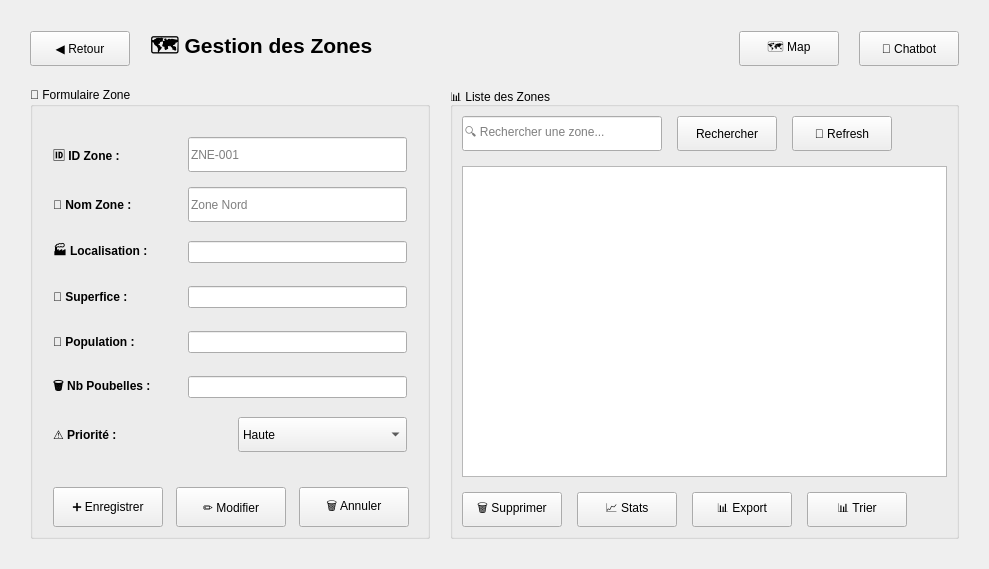
      <widget class="QWidget" name="pageZones">
       <layout class="QVBoxLayout" name="layoutZones">
        <property name="spacing">
         <number>20</number>
        </property>
        <property name="leftMargin">
         <number>30</number>
        </property>
        <property name="topMargin">
         <number>30</number>
        </property>
        <property name="rightMargin">
         <number>30</number>
        </property>
        <property name="bottomMargin">
         <number>30</number>
        </property>
        <item>
         <layout class="QHBoxLayout" name="headerZones">
          <item>
           <widget class="QPushButton" name="btnRetourZones">
            <property name="minimumSize">
             <size>
              <width>100</width>
              <height>35</height>
             </size>
            </property>
            <property name="text">
             <string>◀ Retour</string>
            </property>
           </widget>
          </item>
          <item>
           <widget class="QLabel" name="labelTitleZones">
            <property name="font">
             <font>
              <pointsize>16</pointsize>
              <bold>true</bold>
             </font>
            </property>
            <property name="text">
             <string>🗺️ Gestion des Zones</string>
            </property>
           </widget>
          </item>
          <item>
           <spacer name="headerSpacerZones">
            <property name="orientation">
             <enum>Qt::Orientation::Horizontal</enum>
            </property>
            <property name="sizeHint" stdset="0">
             <size>
              <width>40</width>
              <height>20</height>
             </size>
            </property>
           </spacer>
          </item>
          <item>
           <widget class="QPushButton" name="btnMap">
            <property name="minimumSize">
             <size>
              <width>100</width>
              <height>35</height>
             </size>
            </property>
            <property name="text">
             <string>🗺️ Map</string>
            </property>
           </widget>
          </item>
          <item>
           <widget class="QPushButton" name="btnChatbot">
            <property name="minimumSize">
             <size>
              <width>100</width>
              <height>35</height>
             </size>
            </property>
            <property name="text">
             <string>🤖 Chatbot</string>
            </property>
           </widget>
          </item>
         </layout>
        </item>
        <item>
         <layout class="QHBoxLayout" name="contentZones">
          <property name="spacing">
           <number>20</number>
          </property>
          <item>
           <widget class="QGroupBox" name="groupBoxZones">
            <property name="minimumSize">
             <size>
              <width>400</width>
              <height>0</height>
             </size>
            </property>
            <property name="maximumSize">
             <size>
              <width>400</width>
              <height>16777215</height>
             </size>
            </property>
            <property name="title">
             <string>📝 Formulaire Zone</string>
            </property>
            <layout class="QVBoxLayout" name="formLayoutZones">
             <property name="spacing">
              <number>15</number>
             </property>
             <property name="leftMargin">
              <number>20</number>
             </property>
             <property name="topMargin">
              <number>30</number>
             </property>
             <property name="rightMargin">
              <number>20</number>
             </property>
             <item>
              <layout class="QHBoxLayout" name="layoutIdZone">
               <item>
                <widget class="QLabel" name="labelIdZone">
                 <property name="minimumSize">
                  <size>
                   <width>120</width>
                   <height>30</height>
                  </size>
                 </property>
                 <property name="font">
                  <font>
                   <bold>true</bold>
                  </font>
                 </property>
                 <property name="text">
                  <string>🆔 ID Zone :</string>
                 </property>
                </widget>
               </item>
               <item>
                <widget class="QLineEdit" name="idzone">
                 <property name="minimumSize">
                  <size>
                   <width>0</width>
                   <height>35</height>
                  </size>
                 </property>
                 <property name="placeholderText">
                  <string>ZNE-001</string>
                 </property>
                </widget>
               </item>
              </layout>
             </item>
             <item>
              <layout class="QHBoxLayout" name="layoutNomZone">
               <item>
                <widget class="QLabel" name="labelNomZone">
                 <property name="minimumSize">
                  <size>
                   <width>120</width>
                   <height>30</height>
                  </size>
                 </property>
                 <property name="font">
                  <font>
                   <bold>true</bold>
                  </font>
                 </property>
                 <property name="text">
                  <string>📍 Nom Zone :</string>
                 </property>
                </widget>
               </item>
               <item>
                <widget class="QLineEdit" name="nomzone">
                 <property name="minimumSize">
                  <size>
                   <width>0</width>
                   <height>35</height>
                  </size>
                 </property>
                 <property name="placeholderText">
                  <string>Zone Nord</string>
                 </property>
                </widget>
               </item>
              </layout>
             </item>
             <item>
              <layout class="QHBoxLayout" name="layoutTypeZone">
               <item>
                <widget class="QLabel" name="labelTypeZone">
                 <property name="minimumSize">
                  <size>
                   <width>120</width>
                   <height>30</height>
                  </size>
                 </property>
                 <property name="font">
                  <font>
                   <bold>true</bold>
                  </font>
                 </property>
                 <property name="text">
                  <string>🏭 Localisation :</string>
                 </property>
                </widget>
               </item>
               <item>
                <widget class="QLineEdit" name="localisationzone"/>
               </item>
              </layout>
             </item>
             <item>
              <layout class="QHBoxLayout" name="layoutSuperficieZone">
               <item>
                <widget class="QLabel" name="labelSuperficieZone">
                 <property name="minimumSize">
                  <size>
                   <width>120</width>
                   <height>30</height>
                  </size>
                 </property>
                 <property name="font">
                  <font>
                   <bold>true</bold>
                  </font>
                 </property>
                 <property name="text">
                  <string>📐 Superfice :</string>
                 </property>
                </widget>
               </item>
               <item>
                <widget class="QLineEdit" name="superfice"/>
               </item>
              </layout>
             </item>
             <item>
              <layout class="QHBoxLayout" name="layoutPopulationZone">
               <item>
                <widget class="QLabel" name="labelPopulationZone">
                 <property name="minimumSize">
                  <size>
                   <width>120</width>
                   <height>30</height>
                  </size>
                 </property>
                 <property name="font">
                  <font>
                   <bold>true</bold>
                  </font>
                 </property>
                 <property name="text">
                  <string>👥 Population :</string>
                 </property>
                </widget>
               </item>
               <item>
                <widget class="QLineEdit" name="population"/>
               </item>
              </layout>
             </item>
             <item>
              <layout class="QHBoxLayout" name="layoutPoubellesZone">
               <item>
                <widget class="QLabel" name="labelPoubellesZone">
                 <property name="minimumSize">
                  <size>
                   <width>120</width>
                   <height>30</height>
                  </size>
                 </property>
                 <property name="font">
                  <font>
                   <bold>true</bold>
                  </font>
                 </property>
                 <property name="text">
                  <string>🗑️ Nb Poubelles :</string>
                 </property>
                </widget>
               </item>
               <item>
                <widget class="QLineEdit" name="nbpoubelle"/>
               </item>
              </layout>
             </item>
             <item>
              <layout class="QHBoxLayout" name="layoutPrioriteZone">
               <item>
                <widget class="QLabel" name="labelPrioriteZone">
                 <property name="minimumSize">
                  <size>
                   <width>120</width>
                   <height>30</height>
                  </size>
                 </property>
                 <property name="font">
                  <font>
                   <bold>true</bold>
                  </font>
                 </property>
                 <property name="text">
                  <string>⚠️ Priorité :</string>
                 </property>
                </widget>
               </item>
               <item>
                <widget class="QComboBox" name="prioritzone">
                 <property name="minimumSize">
                  <size>
                   <width>0</width>
                   <height>35</height>
                  </size>
                 </property>
                 <item>
                  <property name="text">
                   <string>Haute</string>
                  </property>
                 </item>
                 <item>
                  <property name="text">
                   <string>Moyenne</string>
                  </property>
                 </item>
                 <item>
                  <property name="text">
                   <string>Basse</string>
                  </property>
                 </item>
                 <item>
                  <property name="text">
                   <string>Critique</string>
                  </property>
                 </item>
                </widget>
               </item>
              </layout>
             </item>
             <item>
              <spacer name="formSpacerZones">
               <property name="orientation">
                <enum>Qt::Orientation::Vertical</enum>
               </property>
               <property name="sizeHint" stdset="0">
                <size>
                 <width>20</width>
                 <height>20</height>
                </size>
               </property>
              </spacer>
             </item>
             <item>
              <layout class="QHBoxLayout" name="buttonsFormZones">
               <item>
                <widget class="QPushButton" name="enregistrerzone">
                 <property name="minimumSize">
                  <size>
                   <width>110</width>
                   <height>40</height>
                  </size>
                 </property>
                 <property name="text">
                  <string>➕ Enregistrer</string>
                 </property>
                </widget>
               </item>
               <item>
                <widget class="QPushButton" name="modifzone">
                 <property name="minimumSize">
                  <size>
                   <width>110</width>
                   <height>40</height>
                  </size>
                 </property>
                 <property name="text">
                  <string>✏️ Modifier</string>
                 </property>
                </widget>
               </item>
               <item>
                <widget class="QPushButton" name="annlzone">
                 <property name="minimumSize">
                  <size>
                   <width>110</width>
                   <height>40</height>
                  </size>
                 </property>
                 <property name="text">
                  <string>🗑️ Annuler</string>
                 </property>
                </widget>
               </item>
              </layout>
             </item>
            </layout>
           </widget>
          </item>
          <item>
           <widget class="QGroupBox" name="groupBoxTableZones">
            <property name="title">
             <string>📊 Liste des Zones</string>
            </property>
            <layout class="QVBoxLayout" name="tableLayoutZones">
             <property name="spacing">
              <number>15</number>
             </property>
             <item>
              <layout class="QHBoxLayout" name="toolbarZones">
               <item>
                <widget class="QLineEdit" name="recherchezone">
                 <property name="minimumSize">
                  <size>
                   <width>200</width>
                   <height>35</height>
                  </size>
                 </property>
                 <property name="placeholderText">
                  <string>🔍 Rechercher une zone...</string>
                 </property>
                </widget>
               </item>
               <item>
                <widget class="QPushButton" name="rechzone">
                 <property name="minimumSize">
                  <size>
                   <width>100</width>
                   <height>35</height>
                  </size>
                 </property>
                 <property name="text">
                  <string>Rechercher</string>
                 </property>
                </widget>
               </item>
               <item>
                <widget class="QPushButton" name="refreshzone">
                 <property name="minimumSize">
                  <size>
                   <width>100</width>
                   <height>35</height>
                  </size>
                 </property>
                 <property name="text">
                  <string>🔄 Refresh</string>
                 </property>
                </widget>
               </item>
               <item>
                <spacer name="toolbarSpacerZones">
                 <property name="orientation">
                  <enum>Qt::Orientation::Horizontal</enum>
                 </property>
                 <property name="sizeHint" stdset="0">
                  <size>
                   <width>40</width>
                   <height>20</height>
                  </size>
                 </property>
                </spacer>
               </item>
              </layout>
             </item>
             <item>
              <widget class="QTableView" name="tableViewZones">
               <property name="minimumSize">
                <size>
                 <width>0</width>
                 <height>300</height>
                </size>
               </property>
               <property name="alternatingRowColors">
                <bool>true</bool>
               </property>
               <property name="selectionBehavior">
                <enum>QAbstractItemView::SelectionBehavior::SelectRows</enum>
               </property>
              </widget>
             </item>
             <item>
              <layout class="QHBoxLayout" name="actionButtonsZones">
               <item>
                <widget class="QPushButton" name="supzone">
                 <property name="minimumSize">
                  <size>
                   <width>100</width>
                   <height>35</height>
                  </size>
                 </property>
                 <property name="text">
                  <string>🗑️ Supprimer</string>
                 </property>
                </widget>
               </item>
               <item>
                <widget class="QPushButton" name="statzone">
                 <property name="minimumSize">
                  <size>
                   <width>100</width>
                   <height>35</height>
                  </size>
                 </property>
                 <property name="text">
                  <string>📈 Stats</string>
                 </property>
                </widget>
               </item>
               <item>
                <widget class="QPushButton" name="exportzone">
                 <property name="minimumSize">
                  <size>
                   <width>100</width>
                   <height>35</height>
                  </size>
                 </property>
                 <property name="text">
                  <string>📊 Export</string>
                 </property>
                </widget>
               </item>
               <item>
                <widget class="QPushButton" name="triezone">
                 <property name="minimumSize">
                  <size>
                   <width>100</width>
                   <height>35</height>
                  </size>
                 </property>
                 <property name="text">
                  <string>📊 Trier</string>
                 </property>
                </widget>
               </item>
               <item>
                <spacer name="actionSpacerZones">
                 <property name="orientation">
                  <enum>Qt::Orientation::Horizontal</enum>
                 </property>
                 <property name="sizeHint" stdset="0">
                  <size>
                   <width>40</width>
                   <height>20</height>
                  </size>
                 </property>
                </spacer>
               </item>
              </layout>
             </item>
            </layout>
           </widget>
          </item>
         </layout>
        </item>
       </layout>
      </widget>
